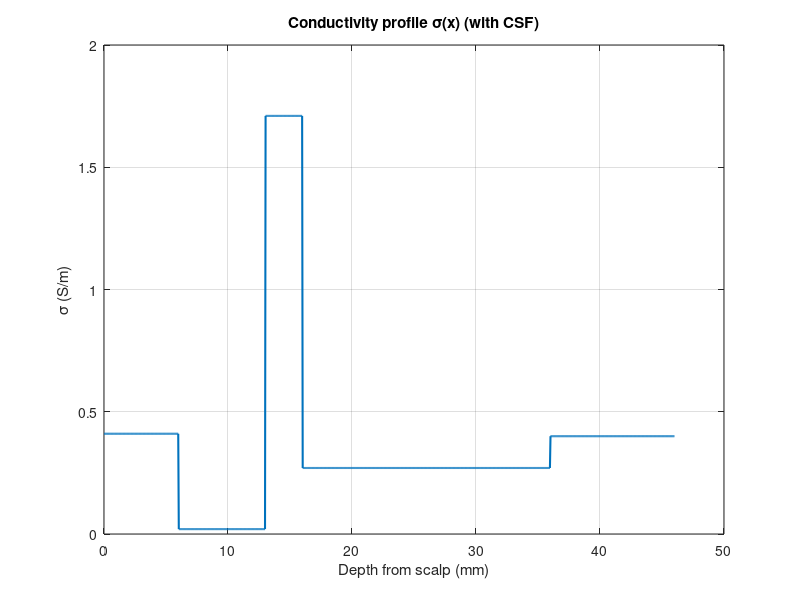
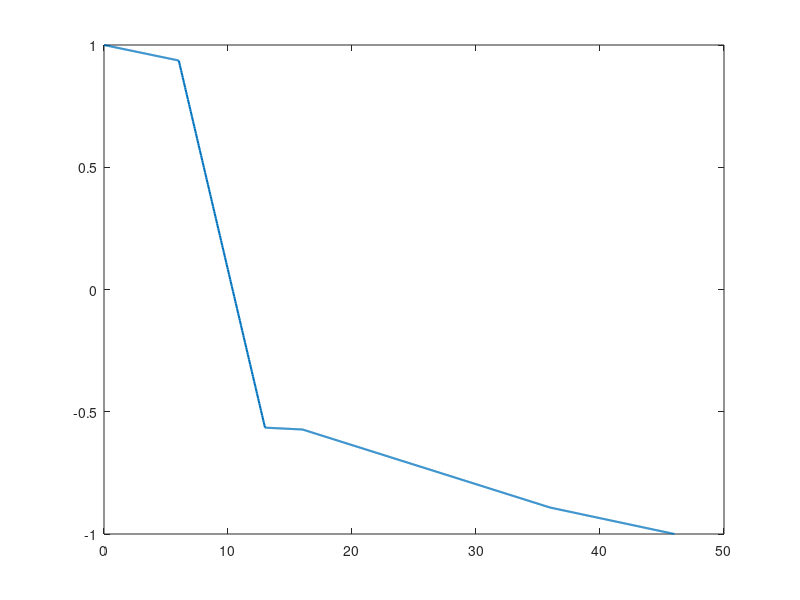

MATLAB code for these plots, in order: (Note: this script raises an error after producing the figures.)
%% Model 2 - 1D spatial TTFields with CSF (finite differences)
% Solve d/dx(sigma(x) dV/dx) = 0 along scalp -> skull -> CSF -> brain -> tumour.
% Continuous V(x) and E(x) along depth - useful sanity check before the 2D PDE
% model. CSF added explicitly because it dominates the field redistribution.

clear; clc; close all;

%% Geometry and grid
d_scalp  = 6e-3;
d_skull  = 7e-3;
d_csf    = 3e-3;
d_brain  = 20e-3;
d_tumour = 10e-3;

L_total = d_scalp + d_skull + d_csf + d_brain + d_tumour;

N  = 1000;
x  = linspace(0, L_total, N)';
dx = x(2) - x(1);

% layer boundary positions (end of each layer)
b1 = d_scalp;
b2 = b1 + d_skull;
b3 = b2 + d_csf;
b4 = b3 + d_brain;

%% Conductivity profile sigma(x)
% sigma values from McCann et al. 2019, CSF from Baumann et al. 1997
sigma = zeros(N,1);
for i = 1:N
    if      x(i) <= b1, sigma(i) = 0.41;   % scalp
    elseif  x(i) <= b2, sigma(i) = 0.02;   % skull
    elseif  x(i) <= b3, sigma(i) = 1.71;   % CSF
    elseif  x(i) <= b4, sigma(i) = 0.27;   % brain
    else                sigma(i) = 0.40;   % tumour
    end
end

%% Build finite-difference system
% Conservative form: sigma at the half-cell faces, harmonic-style averaging
A = sparse(N,N);
b = zeros(N,1);

for i = 2:N-1
    sL = (sigma(i) + sigma(i-1)) / 2;
    sR = (sigma(i) + sigma(i+1)) / 2;
    A(i,i-1) =  sL / dx^2;
    A(i,i)   = -(sL + sR) / dx^2;
    A(i,i+1) =  sR / dx^2;
end

%% Boundary conditions (Dirichlet at both ends)
V_left  =  1.0;
V_right = -1.0;

A(1,1) = 1;   b(1) = V_left;
A(N,N) = 1;   b(N) = V_right;

%% Solve
V = A \ b;
E = -gradient(V, dx);

%% Layer averages
idx_scalp  =  x <= b1;
idx_skull  = (x >  b1) & (x <= b2);
idx_csf    = (x >  b2) & (x <= b3);
idx_brain  = (x >  b3) & (x <= b4);
idx_tumour =  x >  b4;

E_scalp_avg  = mean(E(idx_scalp));
E_skull_avg  = mean(E(idx_skull));
E_csf_avg    = mean(E(idx_csf));
E_brain_avg  = mean(E(idx_brain));
E_tumour_avg = mean(E(idx_tumour));

%% Plots
figure;
plot(x*1000, sigma, 'LineWidth', 1.5);
xlabel('Depth from scalp (mm)'); ylabel('\sigma (S/m)');
title('Conductivity profile \sigma(x) (with CSF)');
grid on;

figure;
plot(x*1000, V, 'LineWidth', 1.5); hold on;
xline(b1*1000,'--k','Scalp/Skull');
xline(b2*1000,'--k','Skull/CSF');
xline(b3*1000,'--k','CSF/Brain');
xline(b4*1000,'--k','Brain/Tumour');
xlabel('Depth from scalp (mm)'); ylabel('V (V)');
title('Potential V(x)');
grid on;

figure;
plot(x*1000, E, 'LineWidth', 1.5); hold on;
xline(b1*1000,'--k'); xline(b2*1000,'--k');
xline(b3*1000,'--k'); xline(b4*1000,'--k');
xlabel('Depth from scalp (mm)'); ylabel('E (V/m)');
title('Electric field E(x)');
grid on;

figure;
E_layer_avg = [E_scalp_avg, E_skull_avg, E_csf_avg, E_brain_avg, E_tumour_avg];
bar(E_layer_avg);
set(gca,'XTickLabel',{'Scalp','Skull','CSF','Brain','Tumour'},'FontSize',12);
ylabel('Average E (V/m)');
title('Layer-averaged E-field (1D spatial model)');
grid on;

%% Summary
fprintf('Model 2 - 1D spatial TTFields with CSF\n\n');
fprintf('Mean |E| per layer (V/m):\n');
fprintf('  Scalp  : %.3f\n', E_scalp_avg);
fprintf('  Skull  : %.3f\n', E_skull_avg);
fprintf('  CSF    : %.3f\n', E_csf_avg);
fprintf('  Brain  : %.3f\n', E_brain_avg);
fprintf('  Tumour : %.3f\n', E_tumour_avg);
